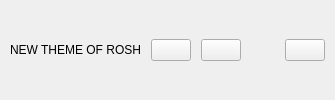
<?xml version="1.0" encoding="UTF-8"?>
<ui version="4.0">
 <class>CustomComponent</class>
 <widget class="QCustomComponent" name="CustomComponent">
  <property name="geometry">
   <rect>
    <x>0</x>
    <y>0</y>
    <width>450</width>
    <height>0</height>
   </rect>
  </property>
  <property name="windowTitle">
   <string>CustomComponent</string>
  </property>
  <layout class="QHBoxLayout" name="horizontalLayout">
   <property name="spacing">
    <number>10</number>
   </property>
   <property name="leftMargin">
    <number>10</number>
   </property>
   <property name="topMargin">
    <number>10</number>
   </property>
   <property name="rightMargin">
    <number>10</number>
   </property>
   <property name="bottomMargin">
    <number>10</number>
   </property>
   <item alignment="Qt::AlignmentFlag::AlignLeft">
    <widget class="QLabel" name="label">
     <property name="text">
      <string>NEW THEME OF ROSH</string>
     </property>
    </widget>
   </item>
   <item alignment="Qt::AlignmentFlag::AlignRight">
    <widget class="QWidget" name="widget" native="true">
     <layout class="QHBoxLayout" name="horizontalLayout_2">
      <property name="spacing">
       <number>10</number>
      </property>
      <property name="leftMargin">
       <number>0</number>
      </property>
      <property name="topMargin">
       <number>0</number>
      </property>
      <property name="rightMargin">
       <number>0</number>
      </property>
      <property name="bottomMargin">
       <number>0</number>
      </property>
      <item>
       <widget class="QPushButton" name="pushButton">
        <property name="text">
         <string/>
        </property>
        <property name="icon">
         <iconset resource="../Qss/icons/_icons.qrc">
          <normaloff>:/material_design/icons/material_design/search.png</normaloff>:/material_design/icons/material_design/search.png</iconset>
        </property>
       </widget>
      </item>
      <item>
       <widget class="QPushButton" name="pushButton_2">
        <property name="text">
         <string/>
        </property>
        <property name="icon">
         <iconset resource="../Qss/icons/_icons.qrc">
          <normaloff>:/material_design/icons/material_design/notifications.png</normaloff>:/material_design/icons/material_design/notifications.png</iconset>
        </property>
       </widget>
      </item>
      <item>
       <widget class="QAvatarWidget" name="customAvatar">
        <property name="minimumSize">
         <size>
          <width>24</width>
          <height>24</height>
         </size>
        </property>
        <property name="maximumSize">
         <size>
          <width>24</width>
          <height>24</height>
         </size>
        </property>
       </widget>
      </item>
      <item>
       <widget class="QPushButton" name="pushButton_3">
        <property name="text">
         <string/>
        </property>
        <property name="icon">
         <iconset resource="../Qss/icons/_icons.qrc">
          <normaloff>:/material_design/icons/material_design/settings.png</normaloff>:/material_design/icons/material_design/settings.png</iconset>
        </property>
       </widget>
      </item>
     </layout>
    </widget>
   </item>
  </layout>
 </widget>
 <customwidgets>
  <customwidget>
   <class>QAvatarWidget</class>
   <extends>QFrame</extends>
   <header>Custom_Widgets.QAvatarWidget</header>
  </customwidget>
  <customwidget>
   <class>QCustomComponent</class>
   <extends>QWidget</extends>
   <header>Custom_Widgets.QCustomComponent</header>
   <container>1</container>
  </customwidget>
 </customwidgets>
 <resources>
  <include location="../Qss/icons/_icons.qrc"/>
 </resources>
 <connections/>
</ui>
